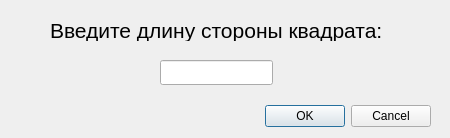
<?xml version="1.0" encoding="UTF-8"?>
<ui version="4.0">
 <class>SquareDialog</class>
 <widget class="QDialog" name="SquareDialog">
  <property name="geometry">
   <rect>
    <x>0</x>
    <y>0</y>
    <width>450</width>
    <height>138</height>
   </rect>
  </property>
  <property name="windowTitle">
   <string>Dialog</string>
  </property>
  <widget class="QDialogButtonBox" name="buttonBox">
   <property name="geometry">
    <rect>
     <x>90</x>
     <y>100</y>
     <width>341</width>
     <height>32</height>
    </rect>
   </property>
   <property name="orientation">
    <enum>Qt::Horizontal</enum>
   </property>
   <property name="standardButtons">
    <set>QDialogButtonBox::Cancel|QDialogButtonBox::Ok</set>
   </property>
  </widget>
  <widget class="QLabel" name="label">
   <property name="geometry">
    <rect>
     <x>50</x>
     <y>20</y>
     <width>351</width>
     <height>21</height>
    </rect>
   </property>
   <property name="font">
    <font>
     <pointsize>16</pointsize>
    </font>
   </property>
   <property name="text">
    <string>Введите длину стороны квадрата:</string>
   </property>
  </widget>
  <widget class="QLineEdit" name="lineEdit">
   <property name="geometry">
    <rect>
     <x>160</x>
     <y>60</y>
     <width>113</width>
     <height>25</height>
    </rect>
   </property>
  </widget>
 </widget>
 <resources/>
 <connections>
  <connection>
   <sender>buttonBox</sender>
   <signal>accepted()</signal>
   <receiver>SquareDialog</receiver>
   <slot>accept()</slot>
   <hints>
    <hint type="sourcelabel">
     <x>248</x>
     <y>254</y>
    </hint>
    <hint type="destinationlabel">
     <x>157</x>
     <y>274</y>
    </hint>
   </hints>
  </connection>
  <connection>
   <sender>buttonBox</sender>
   <signal>rejected()</signal>
   <receiver>SquareDialog</receiver>
   <slot>reject()</slot>
   <hints>
    <hint type="sourcelabel">
     <x>316</x>
     <y>260</y>
    </hint>
    <hint type="destinationlabel">
     <x>286</x>
     <y>274</y>
    </hint>
   </hints>
  </connection>
 </connections>
</ui>
